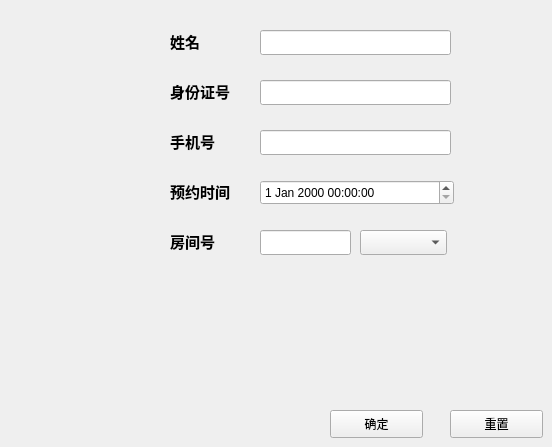
    <widget class="QWidget" name="page">
     <widget class="QLabel" name="label_2">
      <property name="geometry">
       <rect>
        <x>170</x>
        <y>30</y>
        <width>71</width>
        <height>21</height>
       </rect>
      </property>
      <property name="text">
       <string>&lt;html&gt;&lt;head/&gt;&lt;body&gt;&lt;p&gt;&lt;span style=&quot; font-size:11pt; font-weight:700;&quot;&gt;姓名&lt;/span&gt;&lt;/p&gt;&lt;/body&gt;&lt;/html&gt;</string>
      </property>
     </widget>
     <widget class="QLabel" name="label_3">
      <property name="geometry">
       <rect>
        <x>170</x>
        <y>80</y>
        <width>69</width>
        <height>21</height>
       </rect>
      </property>
      <property name="text">
       <string>&lt;html&gt;&lt;head/&gt;&lt;body&gt;&lt;p&gt;&lt;span style=&quot; font-size:11pt; font-weight:700;&quot;&gt;身份证号&lt;/span&gt;&lt;/p&gt;&lt;/body&gt;&lt;/html&gt;</string>
      </property>
     </widget>
     <widget class="QLabel" name="label_4">
      <property name="geometry">
       <rect>
        <x>170</x>
        <y>130</y>
        <width>71</width>
        <height>21</height>
       </rect>
      </property>
      <property name="text">
       <string>&lt;html&gt;&lt;head/&gt;&lt;body&gt;&lt;p&gt;&lt;span style=&quot; font-size:11pt; font-weight:700;&quot;&gt;手机号&lt;/span&gt;&lt;/p&gt;&lt;/body&gt;&lt;/html&gt;</string>
      </property>
     </widget>
     <widget class="QLabel" name="label_5">
      <property name="geometry">
       <rect>
        <x>170</x>
        <y>180</y>
        <width>71</width>
        <height>21</height>
       </rect>
      </property>
      <property name="text">
       <string>&lt;html&gt;&lt;head/&gt;&lt;body&gt;&lt;p&gt;&lt;span style=&quot; font-size:11pt; font-weight:700;&quot;&gt;预约时间&lt;/span&gt;&lt;/p&gt;&lt;/body&gt;&lt;/html&gt;</string>
      </property>
     </widget>
     <widget class="QLabel" name="label_6">
      <property name="geometry">
       <rect>
        <x>170</x>
        <y>230</y>
        <width>69</width>
        <height>21</height>
       </rect>
      </property>
      <property name="text">
       <string>&lt;html&gt;&lt;head/&gt;&lt;body&gt;&lt;p&gt;&lt;span style=&quot; font-size:11pt; font-weight:700;&quot;&gt;房间号&lt;/span&gt;&lt;/p&gt;&lt;/body&gt;&lt;/html&gt;</string>
      </property>
     </widget>
     <widget class="QLineEdit" name="lineEdit">
      <property name="geometry">
       <rect>
        <x>260</x>
        <y>30</y>
        <width>191</width>
        <height>25</height>
       </rect>
      </property>
      <property name="styleSheet">
       <string notr="true">font: 700 12pt &quot;微软雅黑&quot;;</string>
      </property>
     </widget>
     <widget class="QLineEdit" name="lineEdit_2">
      <property name="geometry">
       <rect>
        <x>260</x>
        <y>80</y>
        <width>191</width>
        <height>25</height>
       </rect>
      </property>
      <property name="styleSheet">
       <string notr="true">font: 700 12pt &quot;微软雅黑&quot;;</string>
      </property>
     </widget>
     <widget class="QLineEdit" name="lineEdit_3">
      <property name="geometry">
       <rect>
        <x>260</x>
        <y>130</y>
        <width>191</width>
        <height>25</height>
       </rect>
      </property>
      <property name="styleSheet">
       <string notr="true">font: 700 12pt &quot;微软雅黑&quot;;</string>
      </property>
     </widget>
     <widget class="QLineEdit" name="lineEdit_5">
      <property name="geometry">
       <rect>
        <x>260</x>
        <y>230</y>
        <width>91</width>
        <height>25</height>
       </rect>
      </property>
      <property name="styleSheet">
       <string notr="true">font: 700 12pt &quot;微软雅黑&quot;;</string>
      </property>
     </widget>
     <widget class="QComboBox" name="comboBox">
      <property name="geometry">
       <rect>
        <x>360</x>
        <y>230</y>
        <width>87</width>
        <height>25</height>
       </rect>
      </property>
     </widget>
     <widget class="QDateTimeEdit" name="dateTimeEdit">
      <property name="geometry">
       <rect>
        <x>260</x>
        <y>180</y>
        <width>194</width>
        <height>25</height>
       </rect>
      </property>
     </widget>
     <widget class="QPushButton" name="pushButton">
      <property name="geometry">
       <rect>
        <x>330</x>
        <y>410</y>
        <width>93</width>
        <height>28</height>
       </rect>
      </property>
      <property name="text">
       <string>确定</string>
      </property>
     </widget>
     <widget class="QPushButton" name="pushButton_5">
      <property name="geometry">
       <rect>
        <x>450</x>
        <y>410</y>
        <width>93</width>
        <height>28</height>
       </rect>
      </property>
      <property name="text">
       <string>重置</string>
      </property>
     </widget>
    </widget>
